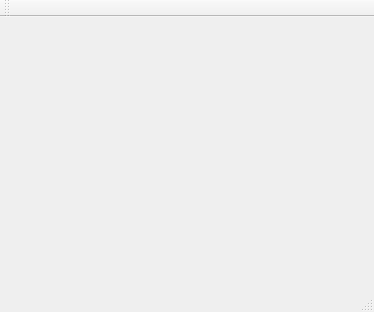
<?xml version="1.0" encoding="UTF-8"?>
<ui version="4.0">
 <class>MainWindow</class>
 <widget class="QMainWindow" name="MainWindow">
  <property name="geometry">
   <rect>
    <x>0</x>
    <y>0</y>
    <width>374</width>
    <height>312</height>
   </rect>
  </property>
  <property name="windowTitle">
   <string>MainWindow</string>
  </property>
  <widget class="QWidget" name="centralWidget"/>
  <widget class="QMenuBar" name="menuBar">
   <property name="geometry">
    <rect>
     <x>0</x>
     <y>0</y>
     <width>374</width>
     <height>20</height>
    </rect>
   </property>
  </widget>
  <widget class="QToolBar" name="mainToolBar">
   <attribute name="toolBarArea">
    <enum>TopToolBarArea</enum>
   </attribute>
   <attribute name="toolBarBreak">
    <bool>false</bool>
   </attribute>
  </widget>
  <widget class="QStatusBar" name="statusBar"/>
 </widget>
 <layoutdefault spacing="6" margin="11"/>
 <resources/>
 <connections/>
</ui>
